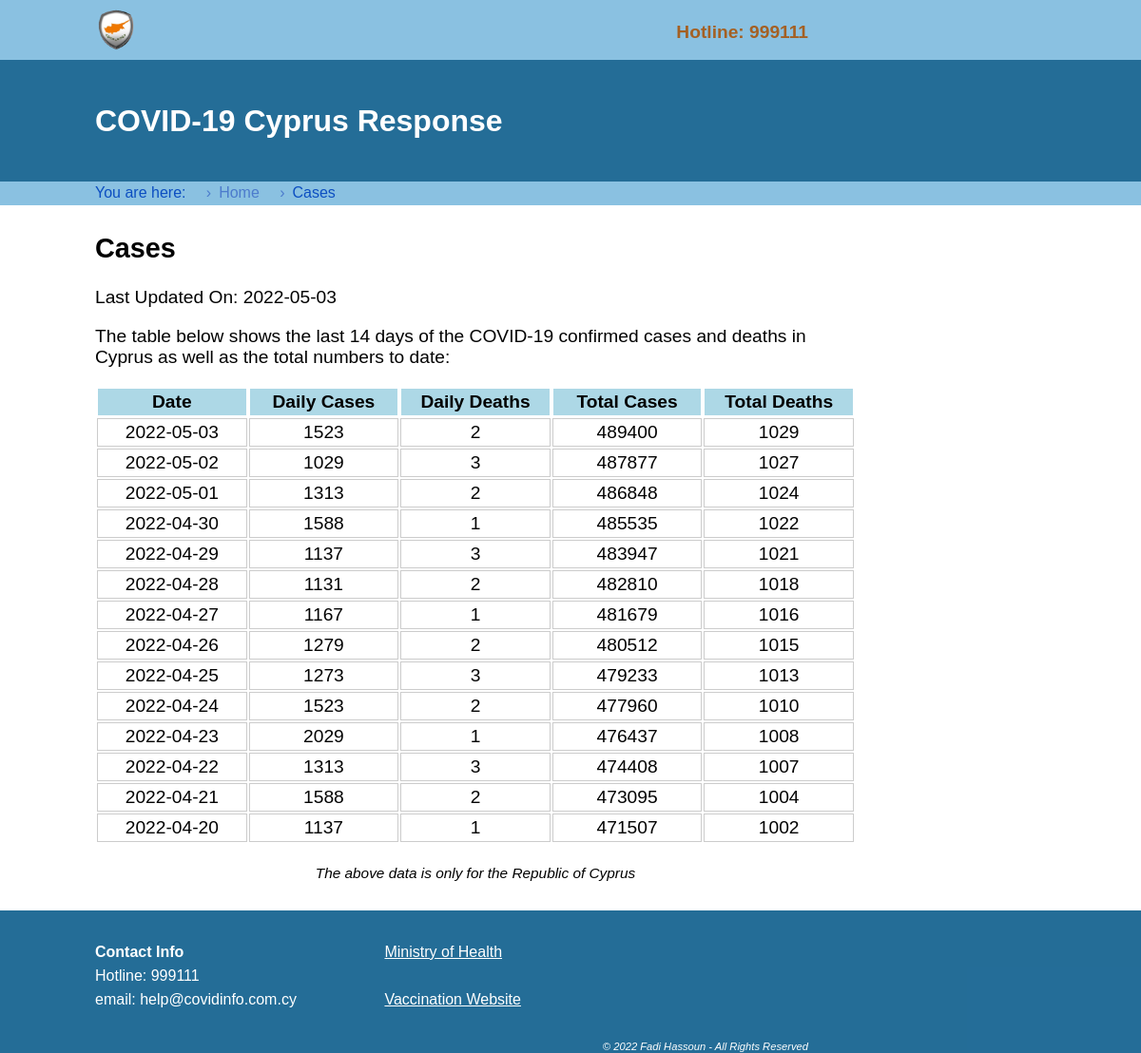
/pages/cases.php, run on the app's committed database.
### tables this page shows
CREATE TABLE `cases` (
  `Ref` int NOT NULL,
  `dateRep` date DEFAULT NULL,
  `day` int DEFAULT NULL,
  `month` int DEFAULT NULL,
  `year` int DEFAULT NULL,
  `cases` int DEFAULT NULL,
  `deaths` int DEFAULT NULL,
  `totalCases` int DEFAULT NULL,
  `totalDeaths` int DEFAULT NULL
);

### pages/cases.php (the view, shortened to what this page needs)
<?php
$level1 = "Home";
$level2 = "Cases";
require_once('../shared/dbconnect.php');
require_once('../shared/header.php');
$query_cases = "SELECT * FROM cases ORDER BY Ref DESC";
$result = mysqli_query($conn, $query_cases);
?>
<article>
  <h2> Cases</h2>
  <p>Last Updated On:
    <?php
    $row = mysqli_fetch_assoc($result);
    echo $row['dateRep']
    ?>
  </p>
  <p>
    The table below shows the last 14 days of the COVID-19 confirmed cases and deaths in Cyprus as well as the total numbers to date:
  </p>
  <table class="list">
    <tr>
      <th>Date</th>
      <th>Daily Cases</th>
      <th>Daily Deaths</th>
      <th>Total Cases</th>
      <th>Total Deaths</th>
    </tr>
    <?php
    mysqli_data_seek($result,0);
    for ($i=0; $i<14; $i++) {
      $row = mysqli_fetch_assoc($result);
      ?>
      <tr>
        <td><?php echo htmlspecialchars($row['dateRep']); ?></td>
        <td><?php echo htmlspecialchars($row['cases']); ?></td>
        <td><?php echo htmlspecialchars($row['deaths']); ?></td>
        <td><?php echo htmlspecialchars($row['totalCases']); ?></td>
        <td><?php echo htmlspecialchars($row['totalDeaths']); ?></td>
        </tr>
    <?php
    } ?>
  </table>
<br><span id=caption><em>The above data is only for the Republic of Cyprus</em></span>
</article>
<?php
    require_once("../shared/footer.php");
?>

### shared/header.php (shortened to what this page needs)
<?php
    $name_path = array("Home"=>"index.php", "Cases"=>"cases.php", "Antigen Test"=>"antigen.php", "Book a PCR Test"=>"book-pcr.php", "Guidance and Prevention"=>"guidance.php", "PCR Test Booking Confirmed"=>"pcr-confirm.php", "Protect yourself and others"=>"protect.php", "Report a Positive Antigen Test"=>"report-positive.php", "How COVID-19 Spreads"=>"spread.php", "Testing and Reporting Results"=>"testing.php");
    $cur_navigation = [$level1];
    if (isset($level2)) { $cur_navigation[] = $level2; }
    $levels = sizeof($cur_navigation);
    switch ($levels) {
      case 2: $shared_lev = str_repeat('../', $levels-1);
      break;
    }
?>
<!DOCTYPE html>
<html lang="en">
<head>
    <link rel="stylesheet" href="<?php echo $shared_lev.'styles/style.css'?>" />
</head>
<body>
  <header>
    <img src=" <?php echo $shared_lev.'images/logo.png'?>" alt="logo" >
    <b><br>Hotline: 999111</b>
  </header>
  <div id="header2">
    <h1>COVID-19 Cyprus Response</h1>
  </div>
  <nav>
    <ul class="bc">
      <li>You are here:&nbsp&nbsp </li>
      <?php
      for ($i=0; $i<$levels; $i++) {
        if(!isset($cur_navigation[$i+1])) {
          ?>
          <li><?php echo $cur_navigation[$i];?></li>
          <?php
        } else {
          $j = $cur_navigation[$i];
          $rel_path = '';
          switch ($i) {
            case 0:
              $rel_path='../';
              break;
          }
          ?>
          <li><a class="bc" href=" <?php echo $rel_path.$name_path[$j] ?> "><?php echo $cur_navigation[$i]. '&nbsp&nbsp';?></a></li>
          <?php
        }
      }  ?>
  </nav>
  <main>

### shared/footer.php
    </main>
    <footer>
        <ul>
            <li><b>Contact Info</b><br>
            Hotline: 999111 <br>
            email: help@covidinfo.com.cy</li>
            <li><a href="https://www.moh.gov.cy/moh/moh.nsf/index_en/index_en">Ministry of Health</a>
            <br><br><a href="https://www.pio.gov.cy/coronavirus/eng/categories/vaccines-en">Vaccination Website</a></li>
        </ul>
        <div style="text-align:right; font-size:.7em"><em>&copy; 2022 Fadi Hassoun - All Rights Reserved</em></div>
    </footer>
</body>
</html>

### styles/style.css (style rules this page uses)
* { box-sizing: border-box; }
header { background-color: #8ac1e1; color: #a7540be3; text-align: right; padding-top: 0.1%; padding-bottom: 1.5%; font-size: 1.2em; }
header img { height: 46px; float: left; margin-top: 1.1%; }
header, #header2, nav, footer { padding-left: max(calc(50vw - 500px) ,15px); padding-right: max(calc(50vw - 250px) ,15px); }
#header2 { background-color: #095b8be3; color: white; text-align: left; padding-top: 2%; padding-bottom: 2%; }
nav { line-height: 20px; background-color: #8ac1e1; padding-top: 0.2%; padding-bottom: 0.2%; color:#0c4ec1; }
nav ul { list-style: none; margin: 0 auto; text-align: left; padding-left: 0px; }
nav ul li { display: inline-block; font-size: 1em; }
ul.bc li+li:before { padding: 8px; color: #4c7bcc; content: "\203a"; }
a.bc { text-decoration: none; color: #4c7bcc; }
body { font-family: sans-serif; color: #020202; margin: 0; min-height: 100vh; }
article { padding-top: 5px; padding-bottom: 30px; max-width: 800px; min-height: 440px; margin-left: max(calc(50vw - 500px) ,15px); margin-right: 15px; font-size: 1.2em; }
td, th { align-self: center; width: 10%; height: 30px; border: 1px solid #ccc; text-align: center; }
th { background: lightblue; border-color: white; }
#caption { text-align:center; display: block; font-size: .8em; }
footer { width:100%; height: 150px; background-color: #095b8be3; color: white; display: table; }
footer ul li { display: inline-block; max-width:100%; padding-top: 2%; padding-bottom:15px; width:300px; }
footer ul { padding-left: 0px; width: 100%; line-height: 25px; }
footer a { color: #fff; }

### data on the page
cases: dateRep "2022-05-03", cases "1523", deaths "2", totalCases "489400", totalDeaths "1029"
cases: dateRep "2022-05-02", cases "1029", deaths "3", totalCases "487877", totalDeaths "1027"
cases: dateRep "2022-05-01", cases "1313", deaths "2", totalCases "486848", totalDeaths "1024"
cases: dateRep "2022-04-30", cases "1588", deaths "1", totalCases "485535", totalDeaths "1022"
cases: dateRep "2022-04-29", cases "1137", deaths "3", totalCases "483947", totalDeaths "1021"
cases: dateRep "2022-04-28", cases "1131", deaths "2", totalCases "482810", totalDeaths "1018"
cases: dateRep "2022-04-27", cases "1167", deaths "1", totalCases "481679", totalDeaths "1016"
cases: dateRep "2022-04-26", cases "1279", deaths "2", totalCases "480512", totalDeaths "1015"
cases: dateRep "2022-04-25", cases "1273", deaths "3", totalCases "479233", totalDeaths "1013"
cases: dateRep "2022-04-24", cases "1523", deaths "2", totalCases "477960", totalDeaths "1010"
cases: dateRep "2022-04-23", cases "2029", deaths "1", totalCases "476437", totalDeaths "1008"
cases: dateRep "2022-04-22", cases "1313", deaths "3", totalCases "474408", totalDeaths "1007"
cases: dateRep "2022-04-21", cases "1588", deaths "2", totalCases "473095", totalDeaths "1004"
cases: dateRep "2022-04-20", cases "1137", deaths "1", totalCases "471507", totalDeaths "1002"

### other printed values
$cur_navigation[$i] "Home"
$cur_navigation[$i] "Cases"
